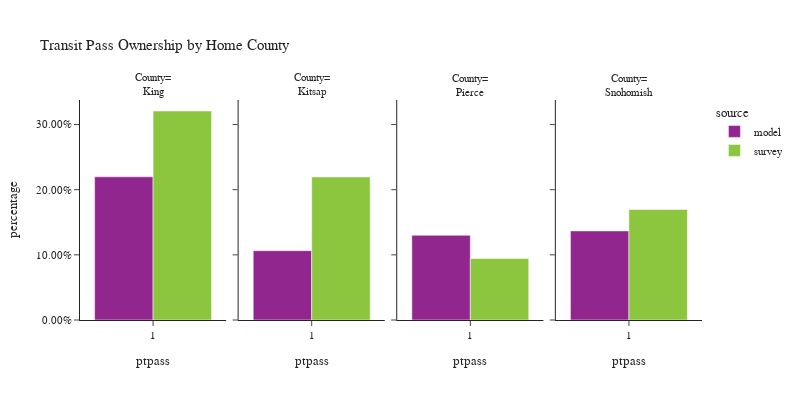

The code cell stored with this chart in its notebook:
### Code cell
plot_transit_pass(person, 'CountyName', 'Home County', 'County')

### Figure 1 — Plotly figure (JSON) as saved in the notebook; plotly's stock layout.template omitted (floating-point values rounded to 4 significant figures)
{"data": [{"alignmentgroup": "True", "customdata": [[506448]], "hovertemplate": "source=model<br>CountyName=King<br>ptpass=%{x}<br>percentage=%{y}<br>sample count=%{customdata[0]}<extra></extra>", "legendgroup": "model", "marker": {"color": "#91268F", "pattern": {"shape": ""}}, "name": "model", "offsetgroup": "model", "orientation": "v", "showlegend": true, "textposition": "auto", "type": "bar", "x": [1], "xaxis": "x", "y": [0.2198], "yaxis": "y"}, {"alignmentgroup": "True", "customdata": [[29287]], "hovertemplate": "source=model<br>CountyName=Kitsap<br>ptpass=%{x}<br>percentage=%{y}<br>sample count=%{customdata[0]}<extra></extra>", "legendgroup": "model", "marker": {"color": "#91268F", "pattern": {"shape": ""}}, "name": "model", "offsetgroup": "model", "orientation": "v", "showlegend": false, "textposition": "auto", "type": "bar", "x": [1], "xaxis": "x2", "y": [0.1064], "yaxis": "y2"}, {"alignmentgroup": "True", "customdata": [[120278]], "hovertemplate": "source=model<br>CountyName=Pierce<br>ptpass=%{x}<br>percentage=%{y}<br>sample count=%{customdata[0]}<extra></extra>", "legendgroup": "model", "marker": {"color": "#91268F", "pattern": {"shape": ""}}, "name": "model", "offsetgroup": "model", "orientation": "v", "showlegend": false, "textposition": "auto", "type": "bar", "x": [1], "xaxis": "x3", "y": [0.13], "yaxis": "y3"}, {"alignmentgroup": "True", "customdata": [[116491]], "hovertemplate": "source=model<br>CountyName=Snohomish<br>ptpass=%{x}<br>percentage=%{y}<br>sample count=%{customdata[0]}<extra></extra>", "legendgroup": "model", "marker": {"color": "#91268F", "pattern": {"shape": ""}}, "name": "model", "offsetgroup": "model", "orientation": "v", "showlegend": false, "textposition": "auto", "type": "bar", "x": [1], "xaxis": "x4", "y": [0.1368], "yaxis": "y4"}, {"alignmentgroup": "True", "customdata": [[2238]], "hovertemplate": "source=survey<br>CountyName=King<br>ptpass=%{x}<br>percentage=%{y}<br>sample count=%{customdata[0]}<extra></extra>", "legendgroup": "survey", "marker": {"color": "#8CC63E", "pattern": {"shape": ""}}, "name": "survey", "offsetgroup": "survey", "orientation": "v", "showlegend": true, "textposition": "auto", "type": "bar", "x": [1], "xaxis": "x", "y": [0.3208], "yaxis": "y"}, {"alignmentgroup": "True", "customdata": [[106]], "hovertemplate": "source=survey<br>CountyName=Kitsap<br>ptpass=%{x}<br>percentage=%{y}<br>sample count=%{customdata[0]}<extra></extra>", "legendgroup": "survey", "marker": {"color": "#8CC63E", "pattern": {"shape": ""}}, "name": "survey", "offsetgroup": "survey", "orientation": "v", "showlegend": false, "textposition": "auto", "type": "bar", "x": [1], "xaxis": "x2", "y": [0.2196], "yaxis": "y2"}, {"alignmentgroup": "True", "customdata": [[116]], "hovertemplate": "source=survey<br>CountyName=Pierce<br>ptpass=%{x}<br>percentage=%{y}<br>sample count=%{customdata[0]}<extra></extra>", "legendgroup": "survey", "marker": {"color": "#8CC63E", "pattern": {"shape": ""}}, "name": "survey", "offsetgroup": "survey", "orientation": "v", "showlegend": false, "textposition": "auto", "type": "bar", "x": [1], "xaxis": "x3", "y": [0.09441], "yaxis": "y3"}, {"alignmentgroup": "True", "customdata": [[192]], "hovertemplate": "source=survey<br>CountyName=Snohomish<br>ptpass=%{x}<br>percentage=%{y}<br>sample count=%{customdata[0]}<extra></extra>", "legendgroup": "survey", "marker": {"color": "#8CC63E", "pattern": {"shape": ""}}, "name": "survey", "offsetgroup": "survey", "orientation": "v", "showlegend": false, "textposition": "auto", "type": "bar", "x": [1], "xaxis": "x4", "y": [0.1696], "yaxis": "y4"}], "layout": {"annotations": [{"font": {}, "showarrow": false, "text": "County=<br>King", "x": 0.1175, "xanchor": "center", "xref": "paper", "y": 1.0, "yanchor": "bottom", "yref": "paper"}, {"font": {}, "showarrow": false, "text": "County=<br>Kitsap", "x": 0.3725, "xanchor": "center", "xref": "paper", "y": 1.0, "yanchor": "bottom", "yref": "paper"}, {"font": {}, "showarrow": false, "text": "County=<br>Pierce", "x": 0.6275, "xanchor": "center", "xref": "paper", "y": 1.0, "yanchor": "bottom", "yref": "paper"}, {"font": {}, "showarrow": false, "text": "County=<br>Snohomish", "x": 0.8825, "xanchor": "center", "xref": "paper", "y": 1.0, "yanchor": "bottom", "yref": "paper"}], "barmode": "group", "font": {"size": 11}, "height": 400, "legend": {"title": {"text": "source"}, "tracegroupgap": 0}, "title": {"text": "Transit Pass Ownership by Home County"}, "width": 800, "xaxis": {"anchor": "y", "domain": [0.0, 0.235], "title": {"text": "ptpass"}}, "xaxis2": {"anchor": "y2", "domain": [0.255, 0.49], "matches": "x", "title": {"text": "ptpass"}}, "xaxis3": {"anchor": "y3", "domain": [0.51, 0.745], "matches": "x", "title": {"text": "ptpass"}}, "xaxis4": {"anchor": "y4", "domain": [0.765, 1.0], "matches": "x", "title": {"text": "ptpass"}}, "yaxis": {"anchor": "x", "domain": [0.0, 1.0], "tickformat": ".2%", "title": {"text": "percentage"}}, "yaxis2": {"anchor": "x2", "domain": [0.0, 1.0], "matches": "y", "showticklabels": false, "tickformat": ".2%"}, "yaxis3": {"anchor": "x3", "domain": [0.0, 1.0], "matches": "y", "showticklabels": false, "tickformat": ".2%"}, "yaxis4": {"anchor": "x4", "domain": [0.0, 1.0], "matches": "y", "showticklabels": false, "tickformat": ".2%"}}}
